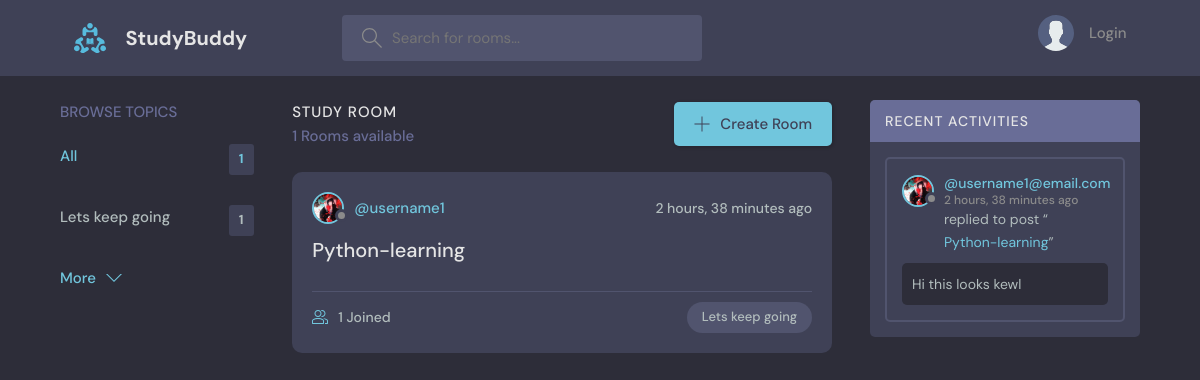
The page / on the database its author committed.
### base/models.py (models this page shows, shortened)
class Topic(models.Model):
    name = models.CharField(max_length=200)

class Room(models.Model):
    hosts = models.ForeignKey(User , on_delete=models.SET_NULL, null = True)
    topic = models.ForeignKey('Topic' , on_delete=models.SET_NULL, null = True)
    name = models.CharField(max_length=20)
    description = models.TextField(null = True , blank = True)
    participants = models.ManyToManyField(User , related_name ='participants' , blank = True)
    updated = models.DateTimeField(auto_now=True)
    created = models.DateTimeField(auto_now_add=True)
    class Meta:
        ordering = ['-updated', '-created']
    def __str__(self):
        return self.name

class User(AbstractUser):
    name = models.CharField(max_length=200 , null = True)
    email = models.EmailField(unique = True , null = True)
    bio = models.TextField(null=True)
    avatar = models.ImageField(null= True, default= "avatar.svg")
    USERNAME_FIELD= 'email'
    REQUIRED_FIELDS =[]

class Message(models.Model):
    user = models.ForeignKey(User , on_delete = models.CASCADE)
    room = models.ForeignKey(Room, on_delete=models.CASCADE)
    body = models.TextField(null = True , blank = True)
    updated = models.DateTimeField(auto_now=True)
    created = models.DateTimeField(auto_now_add=True)
    class Meta:
        ordering = ['-updated', '-created']

### base/views.py (the view)
# urls.py: 2. Add a URL to urlpatterns:  path('', views.home, name='home')
def home(request):
    q = request.GET.get('q') if request.GET.get('q')!=None else ''
    rooms = Room.objects.filter(
        Q(topic__name__icontains=q) |
        Q(name__icontains=q) |
        Q(description__icontains=q)
    )
    room_count = rooms.count()
    topics = Topic.objects.all()[0:5]
    room_messages = Message.objects.filter(Q(room__topic__name__icontains=q))
    context =   {'rooms' : rooms , 'topics' : topics  ,'room_count':room_count , 'room_messages':room_messages}
    return render(request , 'base/home.html' ,context)

### base/templates/base/home.html (shortened to what this page needs)
{% extends 'main.html' %}
{% block content %}
    <main class="layout layout--3">
      <div class="container">
        {% include 'base/topics_component.html' %}
        <div class="roomList">
          <div class="roomList__header">
            <div>
              <h2>Study Room</h2>
              <p>{{room_count}} Rooms available</p>
            </div>
            <a class="btn btn--main" href="{% url 'create-room' %}">
              <svg version="1.1" xmlns="http://www.w3.org/2000/svg" width="32" height="32" viewBox="0 0 32 32">
                <title>add</title>
                <path
                  d="M16.943 0.943h-1.885v14.115h-14.115v1.885h14.115v14.115h1.885v-14.115h14.115v-1.885h-14.115v-14.115z"
                ></path>
              </svg>
              Create Room
            </a>
          </div>
          {% include 'base/feed_component.html' %}
        </div>
        {% include 'base/activity_component.html' %}
      </div>
    </main>
{% endblock  %}

### base/templates/base/topics_component.html
<div class="topics">
    <div class="topics__header">
      <h2>Browse Topics</h2>
    </div>
    <ul class="topics__list">
      <li>
        <a href="{% url 'home' %}" class="active">All <span>{{topics.count}}</span></a>
      </li>
      {% for topic in topics %}
      <li>
        <a href="{% url 'home' %}?q={{topic.name}}">{{topic.name}} <span>{{topic.room_set.all.count}}</span></a>
      </li>
      {% endfor %}
    <a class="btn btn--link" href="{% url 'topics' %}">
      More
      <svg version="1.1" xmlns="http://www.w3.org/2000/svg" width="32" height="32" viewBox="0 0 32 32">
        <title>chevron-down</title>
        <path d="M16 21l-13-13h-3l16 16 16-16h-3l-13 13z"></path>
      </svg>
    </a>
  </div>

### base/templates/base/feed_component.html (shortened to what this page needs)
{% for room  in rooms %}
<div class="roomListRoom">
    <div class="roomListRoom__header">
      <a href="{% url 'user-profile' room.hosts.id %}" class="roomListRoom__author">
        <div class="avatar avatar--small">
          <img src="{{room.hosts.avatar.url}}" />
        </div>
        <span>@{{room.hosts.username}}</span>
      </a>
      <div class="roomListRoom__actions">
        <span>{{room.created|timesince}} ago</span>
      </div>
    </div>
    <div class="roomListRoom__content">
      <a href="{% url 'room' room.id %}">{{room.name}}</a>
    </div>
    <div class="roomListRoom__meta">
      <a href="{% url 'room' room.id %}" class="roomListRoom__joined">
        {{room.participants.all.count}} Joined
      </a>
      <p class="roomListRoom__topic">{{room.topic.name}}</p>
    </div>
  </div>
{% endfor %}

### base/templates/base/activity_component.html (shortened to what this page needs)
<div class="activities">
    <div class="activities__header">
      <h2>Recent Activities</h2>
    </div>
    {% for message in room_messages %}
    <div class="activities__box">
      <div class="activities__boxHeader roomListRoom__header">
        <a href="{% url 'user-profile' message.user.id %}" class="roomListRoom__author">
          <div class="avatar avatar--small">
            <img src="{{message.user.avatar.url}}" />
          </div>
          <p>
            @{{message.user }}
            <span>{{message.created|timesince}} ago</span>
          </p>
        </a>
      </div>
      <div class="activities__boxContent">
        <p>replied to post “<a href="{% url 'room' message.room.id %}">{{message.room}}</a>”</p>
        <div class="activities__boxRoomContent">
          {{message.body}}
        </div>
      </div>
    </div>
    {% endfor %}
  </div>

### rows shown on the page
Topic: name "Lets keep going", room_set.all.count "1"
Room: hosts.avatar (picture), hosts.username "username1", created "2 hours, 38 minutes", name "Python-learning", participants.all.count "1", topic.name "Lets keep going"
Message: user.avatar (picture), user "username1@email.com", created "2 hours, 38 minutes", room "Python-learning", body "Hi this looks kewl"

### other values the page prints
{{ topics.count }} "1"
{{ room_count }} "1"
